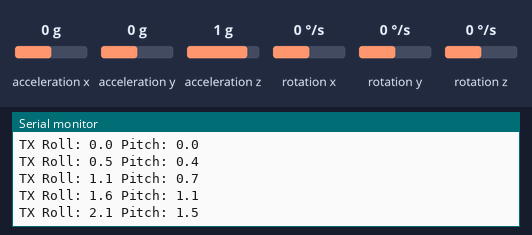
Recording of a sketch running on a simulated ESP32. Parts: the last lines printed to the serial monitor. Wiring (inferred from the names in the program): MPU-6050 motion sensor at I2C address 0x68. The test bench sets the inputs (shaded band); at power-on: acceleration x 0 g, acceleration y 0 g, acceleration z 1 g, rotation x 0 °/s, rotation y 0 °/s, rotation z 0 °/s. No radio packets arrive unless stated.

Above: at 2.2 s.
2.3 s: acceleration x set to -1.4 g
At 2.62 s:
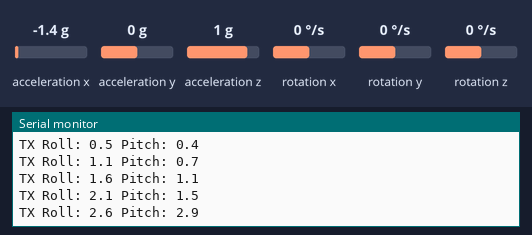
3.8 s: acceleration y set to -1.4 g
At 3.93 s:
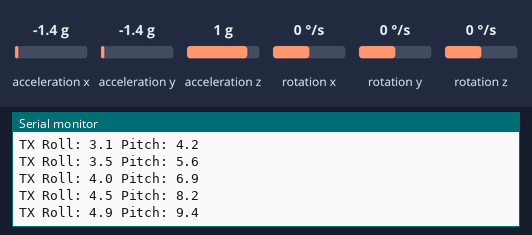
5.3 s: acceleration z set to -1.4 g
At 5.5 s:
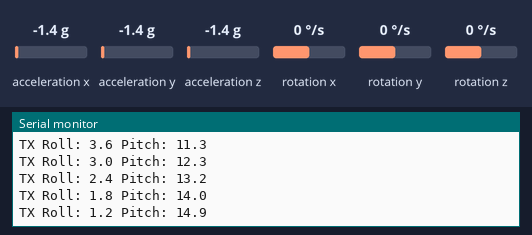
6.8 s: rotation x set to -192 °/s
At 6.81 s:
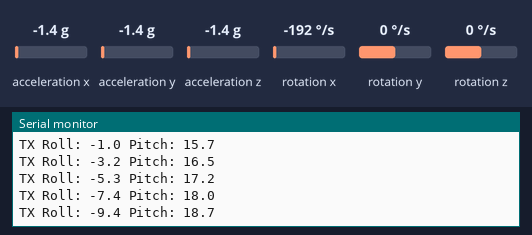
8.3 s: rotation y set to -192 °/s
At 8.38 s:
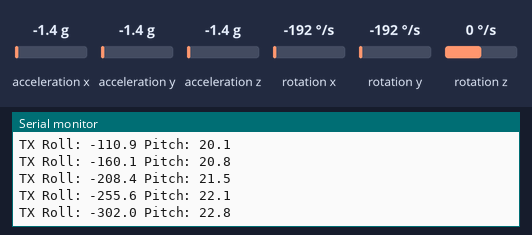
Timing chart, 0 to 10.8 s (numbered marks = the images above; inputs shaded):
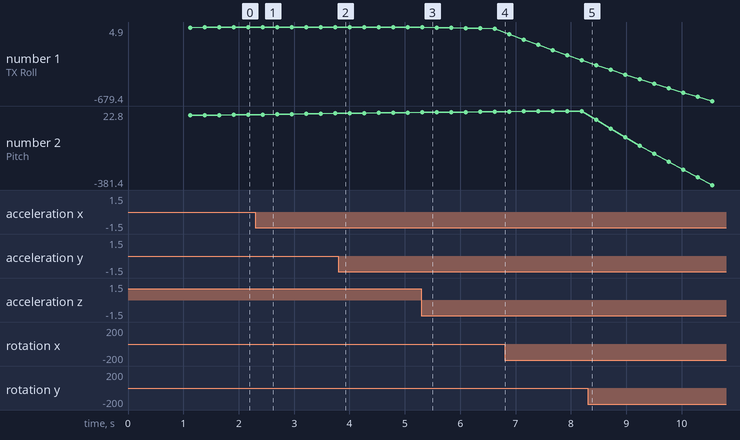

Measured:
- after the input at 2.3 s, the serial monitor: prints a new line after 0.13 s (image 1)
- plotted number 1: 4.9 → 1.8 after the input at 3.8 s, 1.8 → -9.4 after the input at 5.3 s, -9.4 → -302 after the input at 6.8 s
- plotted number 2: 1.5 → 9.4 after the input at 2.3 s, 9.4 → 14 after the input at 3.8 s, 14 → 18.7 after the input at 5.3 s, 22.8 → -381.4 after the input at 8.3 s

The sketch:

FINAL_LORA_TRANSMITTER_WITH_DRIFT_REDUCED.ino
```cpp
#include <SPI.h>
#include <LoRa.h>
#include <Wire.h>

/* ---------- LORA PINS ---------- */
#define LORA_SCK 18
#define LORA_MISO 19
#define LORA_MOSI 23
#define LORA_SS 5
#define LORA_RST 14
#define LORA_DIO0 26
#define LORA_BAND 433E6

/* ---------- TIMING ---------- */
#define IMU_TX_TIME_MS 60000
#define CMD_LISTEN_TIME_MS 15000

String currentMode = "balanced";

/* ---------- MPU6050 ---------- */
#define MPU_ADDR 0x68
#define PWR_MGMT_1 0x6B
#define ACCEL_XOUT_H 0x3B
#define SDA_PIN 21
#define SCL_PIN 22

/* ---------- CALIBRATION DATA ---------- */
float ax_off = 291.30, ay_off = -516.68, az_off = -902.19;
float gx_off = -273.41, gy_off = -193.28, gz_off = -252.62;

int16_t ax, ay, az, gx, gy, gz;
float roll = 0.0, pitch = 0.0;
float initialRoll = 0.0, initialPitch = 0.0; // Home reference added for drift correction
const float alpha = 0.98;
unsigned long lastMicros = 0;

void writeMPU(uint8_t reg, uint8_t data) {
  Wire.beginTransmission(MPU_ADDR);
  Wire.write(reg);
  Wire.write(data);
  Wire.endTransmission();
}

bool readMPU(uint8_t reg, uint8_t *data, uint8_t len) {
  Wire.beginTransmission(MPU_ADDR);
  Wire.write(reg);
  if (Wire.endTransmission(false) != 0) return false;
  Wire.requestFrom(MPU_ADDR, (int)len);
  if (Wire.available() < len) return false;
  for (uint8_t i = 0; i < len; i++) data[i] = Wire.read();
  return true;
}

void applyMode(String mode) {
  if (mode == "fast") { LoRa.setSpreadingFactor(7); LoRa.setSignalBandwidth(250E3); }
  else if (mode == "balanced") { LoRa.setSpreadingFactor(9); LoRa.setSignalBandwidth(125E3); }
  else if (mode == "slow") { LoRa.setSpreadingFactor(12); LoRa.setSignalBandwidth(125E3); }
  LoRa.setCodingRate4(8);
  Serial.println("MODE SET: " + mode);
}

void setup() {
  Serial.begin(115200);

  // 1. Initialize I2C with your successful test settings
  Wire.begin(SDA_PIN, SCL_PIN);
  Wire.setClock(400000);
  writeMPU(PWR_MGMT_1, 0x00);
  delay(500);

  // 2. DRIFT CORRECTION: Capture "Home" Position (Added logic)
  Serial.println("Calibrating Home Position...");
  float rollSum = 0, pitchSum = 0;
  int readings = 50;
  for(int i=0; i<readings; i++) {
     uint8_t raw[6];
     if(readMPU(ACCEL_XOUT_H, raw, 6)) {
       float axg = ((int16_t)(raw[0]<<8|raw[1]) - ax_off) / 16384.0;
       float ayg = ((int16_t)(raw[2]<<8|raw[3]) - ay_off) / 16384.0;
       float azg = ((int16_t)(raw[4]<<8|raw[5]) - az_off) / 16384.0;
       rollSum += atan2(ayg, azg) * 57.2958;
       pitchSum += atan2(-axg, sqrt(ayg * ayg + azg * azg)) * 57.2958;
     }
     delay(10);
  }
  initialRoll = rollSum / readings;
  initialPitch = pitchSum / readings;
  roll = initialRoll;
  pitch = initialPitch;
  Serial.println("Home Set!");

  // 3. LoRa Initialization
  SPI.begin(LORA_SCK, LORA_MISO, LORA_MOSI, LORA_SS);
  LoRa.setPins(LORA_SS, LORA_RST, LORA_DIO0);
  if (!LoRa.begin(LORA_BAND)) { Serial.println("LoRa FAIL"); while (1); }

  applyMode(currentMode);
  lastMicros = micros();
  Serial.println("TX READY");
}

void loop() {
  // --- PHASE 1: IMU TRANSMIT ---
  unsigned long imuStart = millis();

  // RESTORED YOUR EXACT TIMING LOGIC
  int sendDelayMs = 1000; // default 1 packet/sec
  if (currentMode == "fast") {
    sendDelayMs = 100;      // 10 packets/sec
  } else if (currentMode == "balanced") {
    sendDelayMs = 200;      // ~5 packets/sec
  } else if (currentMode == "slow") {
    sendDelayMs = 1000;     // 1 packet/sec
  }

  Serial.print("Send delay set to: ");
  Serial.print(sendDelayMs);
  Serial.println(" ms");

  while (millis() - imuStart < IMU_TX_TIME_MS) {
    unsigned long now = micros();
    float dt = (now - lastMicros) * 1e-6;
    lastMicros = now;

    uint8_t raw[14];
    if (readMPU(ACCEL_XOUT_H, raw, 14)) {
      ax = (raw[0] << 8) | raw[1]; ay = (raw[2] << 8) | raw[3]; az = (raw[4] << 8) | raw[5];
      gx = (raw[8] << 8) | raw[9]; gy = (raw[10] << 8) | raw[11]; gz = (raw[12] << 8) | raw[13];

      float ax_g = (ax - ax_off) / 16384.0, ay_g = (ay - ay_off) / 16384.0, az_g = (az - az_off) / 16384.0;
      float gx_dps = (gx - gx_off) / 131.0, gy_dps = (gy - gy_off) / 131.0;

      // Drift Correction Logic from your successful servo code
      roll = alpha * (roll + gx_dps * dt) + (1.0 - alpha) * (atan2(ay_g, az_g) * 57.2958);
      pitch = alpha * (pitch + gy_dps * dt) + (1.0 - alpha) * (atan2(-ax_g, sqrt(ay_g * ay_g + az_g * az_g)) * 57.2958);

      // DRIFT CORRECTION CALCULATION
      float finalRoll = roll - initialRoll;
      float finalPitch = pitch - initialPitch;

      LoRa.beginPacket();
      LoRa.print("IMU:"); LoRa.print(finalRoll, 1); LoRa.print(","); LoRa.print(finalPitch, 1);
      LoRa.endPacket();

      Serial.print("TX Roll: "); Serial.print(finalRoll, 1); Serial.print(" Pitch: "); Serial.println(finalPitch, 1);
    }
    delay(sendDelayMs);
  }

  // --- PHASE 2: LISTEN MODE (Your Original Logic) ---
  Serial.println(">>> TX LISTENING...");
  for(int i=0; i<3; i++) {
    LoRa.beginPacket();
    LoRa.print("CTRL:TX_LISTEN");
    LoRa.endPacket();
    delay(200);
  }

  unsigned long listenStart = millis();
  LoRa.receive();
  while (millis() - listenStart < CMD_LISTEN_TIME_MS) {
    int packetSize = LoRa.parsePacket();
    if (packetSize) {
      String cmd = "";
      while (LoRa.available()) cmd += (char)LoRa.read();
      cmd.trim();
      if (cmd == "fast" || cmd == "balanced" || cmd == "slow") {
        currentMode = cmd;
        LoRa.beginPacket();
        LoRa.print("ACK:" + cmd);
        LoRa.endPacket();
        delay(1500);
        applyMode(currentMode);
        break;
      }
    }
  }

  LoRa.beginPacket();
  LoRa.print("CTRL:IMU_RESUME");
  LoRa.endPacket();
  Serial.println(">>> RESUMING IMU");
  LoRa.receive();
}
```
